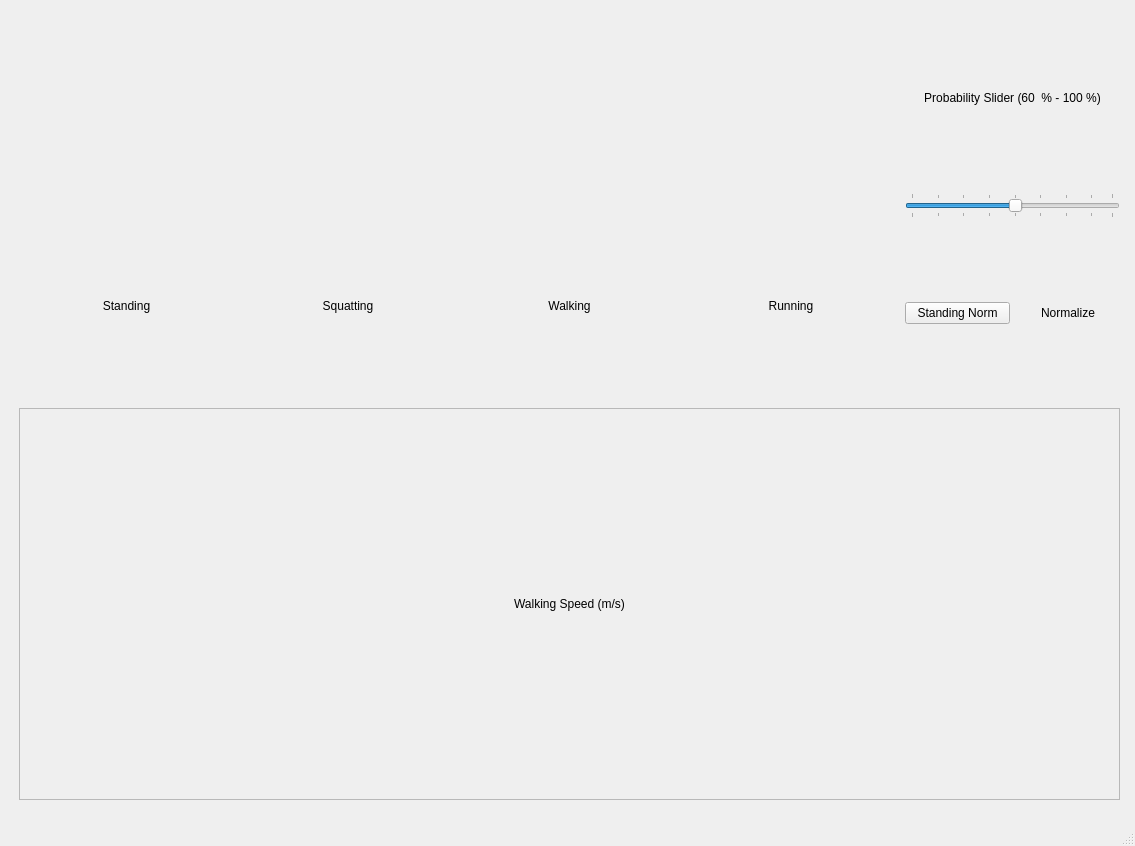
<?xml version="1.0" encoding="UTF-8"?>
<ui version="4.0">
 <class>MainWindow</class>
 <widget class="QMainWindow" name="MainWindow">
  <property name="geometry">
   <rect>
    <x>0</x>
    <y>0</y>
    <width>1135</width>
    <height>846</height>
   </rect>
  </property>
  <property name="windowTitle">
   <string>MainWindow</string>
  </property>
  <widget class="QWidget" name="centralwidget">
   <widget class="QWidget" name="verticalLayoutWidget">
    <property name="geometry">
     <rect>
      <x>19</x>
      <y>9</y>
      <width>1101</width>
      <height>791</height>
     </rect>
    </property>
    <layout class="QVBoxLayout" name="verticalLayout">
     <item>
      <layout class="QHBoxLayout" name="horizontalLayout">
       <item>
        <layout class="QVBoxLayout" name="verticalLayout_3">
         <item>
          <widget class="QLabel" name="label">
           <property name="text">
            <string/>
           </property>
           <property name="pixmap">
            <pixmap>images/standing.jpg</pixmap>
           </property>
           <property name="alignment">
            <set>Qt::AlignCenter</set>
           </property>
          </widget>
         </item>
         <item>
          <widget class="QLabel" name="label_2">
           <property name="text">
            <string>Standing</string>
           </property>
           <property name="alignment">
            <set>Qt::AlignCenter</set>
           </property>
          </widget>
         </item>
        </layout>
       </item>
       <item>
        <layout class="QVBoxLayout" name="verticalLayout_7">
         <item>
          <widget class="QLabel" name="label_3">
           <property name="text">
            <string/>
           </property>
           <property name="pixmap">
            <pixmap>images/sitting.jpg</pixmap>
           </property>
           <property name="alignment">
            <set>Qt::AlignCenter</set>
           </property>
          </widget>
         </item>
         <item>
          <widget class="QLabel" name="label_4">
           <property name="text">
            <string>Squatting</string>
           </property>
           <property name="alignment">
            <set>Qt::AlignCenter</set>
           </property>
          </widget>
         </item>
        </layout>
       </item>
       <item>
        <layout class="QVBoxLayout" name="verticalLayout_6">
         <item>
          <widget class="QLabel" name="label_5">
           <property name="text">
            <string/>
           </property>
           <property name="pixmap">
            <pixmap>images/walking.jpg</pixmap>
           </property>
           <property name="alignment">
            <set>Qt::AlignCenter</set>
           </property>
          </widget>
         </item>
         <item>
          <widget class="QLabel" name="label_6">
           <property name="text">
            <string>Walking</string>
           </property>
           <property name="alignment">
            <set>Qt::AlignCenter</set>
           </property>
          </widget>
         </item>
        </layout>
       </item>
       <item>
        <layout class="QVBoxLayout" name="verticalLayout_5">
         <item>
          <widget class="QLabel" name="label_7">
           <property name="text">
            <string/>
           </property>
           <property name="pixmap">
            <pixmap>images/Running.jpg</pixmap>
           </property>
           <property name="alignment">
            <set>Qt::AlignCenter</set>
           </property>
          </widget>
         </item>
         <item>
          <widget class="QLabel" name="label_8">
           <property name="text">
            <string>Running</string>
           </property>
           <property name="alignment">
            <set>Qt::AlignCenter</set>
           </property>
          </widget>
         </item>
        </layout>
       </item>
       <item>
        <layout class="QVBoxLayout" name="verticalLayout_8">
         <item>
          <widget class="QLabel" name="label_9">
           <property name="text">
            <string>Probability Slider (60  % - 100 %)</string>
           </property>
           <property name="alignment">
            <set>Qt::AlignCenter</set>
           </property>
          </widget>
         </item>
         <item>
          <widget class="QSlider" name="horizontalSlider">
           <property name="enabled">
            <bool>true</bool>
           </property>
           <property name="sizePolicy">
            <sizepolicy hsizetype="Minimum" vsizetype="Fixed">
             <horstretch>0</horstretch>
             <verstretch>0</verstretch>
            </sizepolicy>
           </property>
           <property name="minimum">
            <number>60</number>
           </property>
           <property name="singleStep">
            <number>5</number>
           </property>
           <property name="sliderPosition">
            <number>80</number>
           </property>
           <property name="orientation">
            <enum>Qt::Horizontal</enum>
           </property>
           <property name="tickPosition">
            <enum>QSlider::TicksBothSides</enum>
           </property>
           <property name="tickInterval">
            <number>5</number>
           </property>
          </widget>
         </item>
         <item>
          <layout class="QHBoxLayout" name="horizontalLayout_2">
           <item>
            <widget class="QPushButton" name="pushButton">
             <property name="text">
              <string>Standing Norm</string>
             </property>
             <property name="checkable">
              <bool>true</bool>
             </property>
             <property name="checked">
              <bool>false</bool>
             </property>
            </widget>
           </item>
           <item>
            <widget class="QLabel" name="label_10">
             <property name="text">
              <string>Normalize</string>
             </property>
             <property name="alignment">
              <set>Qt::AlignCenter</set>
             </property>
            </widget>
           </item>
          </layout>
         </item>
        </layout>
       </item>
      </layout>
     </item>
     <item>
      <layout class="QVBoxLayout" name="verticalLayout_2">
       <item>
        <widget class="QLabel" name="label_11">
         <property name="frameShape">
          <enum>QFrame::StyledPanel</enum>
         </property>
         <property name="text">
          <string>Walking Speed (m/s)</string>
         </property>
         <property name="alignment">
          <set>Qt::AlignCenter</set>
         </property>
        </widget>
       </item>
      </layout>
     </item>
    </layout>
   </widget>
  </widget>
  <widget class="QMenuBar" name="menubar">
   <property name="geometry">
    <rect>
     <x>0</x>
     <y>0</y>
     <width>1135</width>
     <height>22</height>
    </rect>
   </property>
  </widget>
  <widget class="QStatusBar" name="statusbar"/>
 </widget>
 <resources/>
 <connections/>
</ui>
